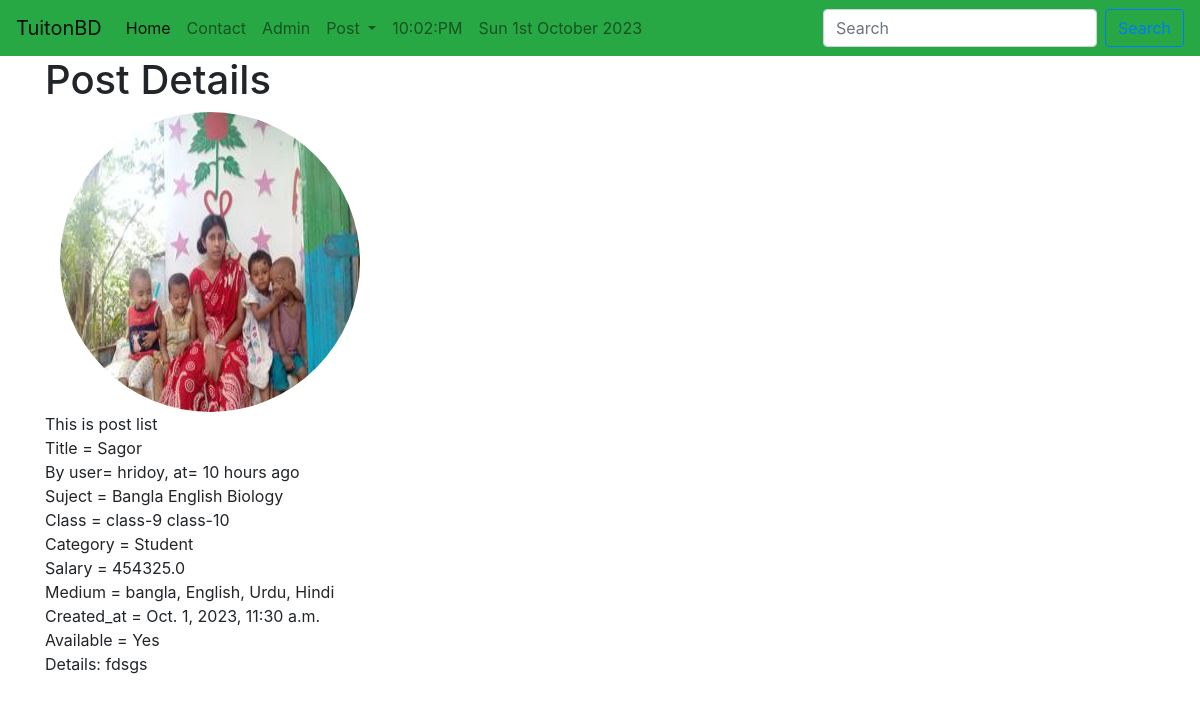
The page /tuition_App/postdetail/37/ on the database its author committed.
### tuition_App/models.py (models this page shows, shortened)
class Post(models.Model):
    CATEGORY = (
        ("Teacher", "Teacher"),
        ("Student", "Student"),
    )
    MEDIUM = (
        ("bangla", "bangla"),
        ("English", "English"),
        ("Urdu", "Urdu"),
        ("Hindi", "Hindi"),
        ("Arabic", "Arabic"),
    )
    user = models.ForeignKey(User, on_delete=models.CASCADE, blank=True, null=True)
    id = models.AutoField(primary_key=True)
    title = models.CharField(max_length=101)
    slug = models.CharField(max_length=100, default=title)
    email = models.EmailField()
    salary = models.FloatField()
    details = models.TextField()
    available = models.BooleanField()
    category = models.CharField(max_length=100, choices=CATEGORY)
    created_at = models.DateTimeField(default=now)
    image = models.ImageField(default="default.jpg", upload_to="tuition/images")
    medium = MultiSelectField(
        max_length=100, max_choices=5, choices=MEDIUM, default="bangla"
    )
    subject = models.ManyToManyField(Subject, related_name="subject_set")
    class_in = models.ManyToManyField(Class_in, related_name="class_set")

class Subject(models.Model):
    name = models.CharField(max_length=100)

class Class_in(models.Model):
    name = models.CharField(max_length=100)

### tuition_App/views.py (the view)
# urls.py: path("postdetail/<int:pk>/", PostDetailView.as_view(), name="postdetail"),
class PostDetailView(DetailView):
    model = Post
    template_name = "tuition/postdetail.html"
    def get_context_data(self, *args, **kwargs):
        context = super().get_context_data(*args, **kwargs)
        context["post"] = context.get("object")
        context["msg"] = "This is post list"
        return context

### templates/tuition/postdetail.html (shortened to what this page needs)
{% extends 'basic.html' %}
{% block body %}
{% load humanize %}
<div class="container">
    <h1>Post Details</h1>
    <div class="col-md-6">
        <img src="{{object.image.url}}" style="width: 300px; height: 300px;" class="rounded-circle img-thumbnailt">
    </div>
    {{msg}} <br>
    Title = {{object.title}} <br>
    By user= {{object.user.username}}, at= {{object.created_at| naturaltime}}
    <br>
    Suject = {% for s in object.subject.all %}
    {{ s.name }}
    {% endfor %}<br>
    Class = {% for s in object.class_in.all %}
    {{ s.name }}
    {% endfor %}<br>
    Category = {{object.category}}<br>
    Salary = {{object.salary}}<br>
    Medium = {{object.medium}}<br>
    Created_at = {{object.created_at}}<br>
    Available = {% if object.available %} Yes {% else %} No {% endif %}<br>
    <p>Details: {{object.details}}</p>
</div>
{% endblock body %}

### rows shown on the page
Post: image (picture), title "Sagor", user.username "hridoy", created_at "10 hours ago", category "Student", salary "454325.0", medium "bangla, English, Urdu, Hindi", created_at "Oct. 1, 2023, 11:30 a.m.", details "fdsgs"
Subject: name "Bangla"
Subject: name "English"
Subject: name "Biology"
Class_in: name "class-9"
Class_in: name "class-10"

### other values the page prints
{{ msg }} "This is post list"
